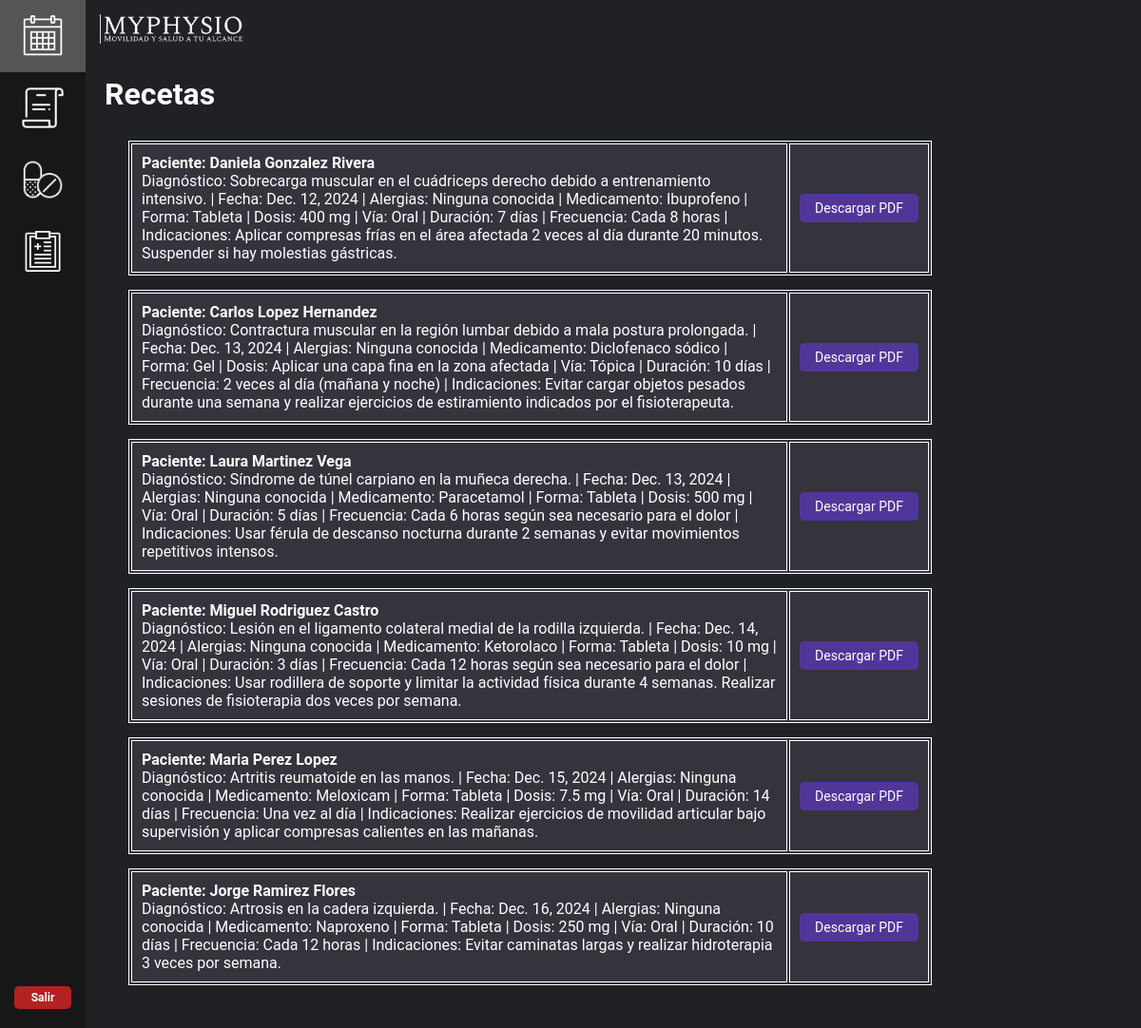
/recetaspa/, run on an earlier commit of the app's database.
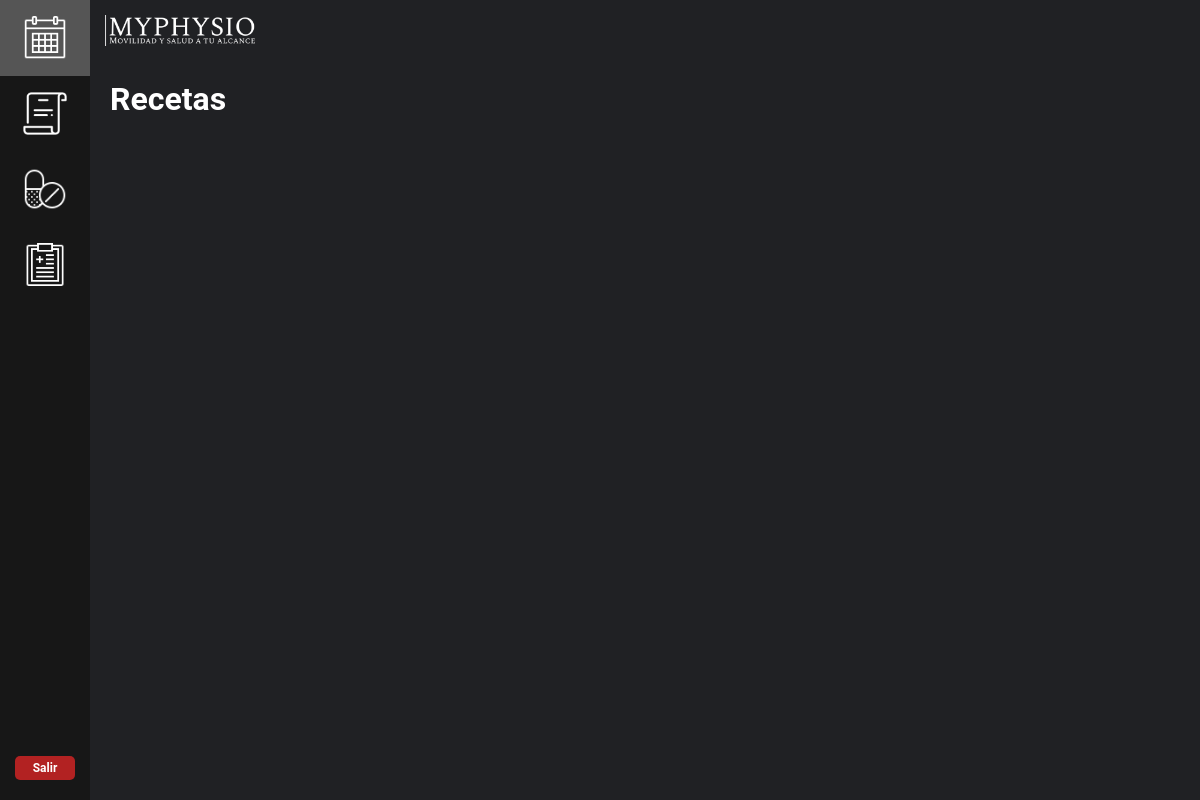
And on a later commit of the database.
### mainapp/models.py (models this page shows, shortened)
class Receta(models.Model):
    paciente = models.ForeignKey(Paciente, on_delete=models.CASCADE, blank=False, null=False)
    diagnostico = models.CharField(max_length=255)
    fecha = models.DateField()
    alergia = models.CharField(max_length=255)
    medicamento = models.CharField(max_length=255)
    forma = models.CharField(max_length=255)
    dosis = models.CharField(max_length=255)
    via = models.CharField(max_length=255)
    duracion = models.CharField(max_length=255)
    frecuencia = models.CharField(max_length=255)
    indicaciones = models.CharField(max_length=255)

class Paciente(models.Model):
    nombre = models.CharField(max_length=100)
    apellido_paterno = models.CharField(max_length=100)
    apellido_materno = models.CharField(max_length=100)
    edad = models.IntegerField(blank=True, null=True)
    fecha_nacimiento = models.DateField(blank=True, null=True)
    sexo = models.CharField(max_length=100, blank=True, null=True)
    direccion = models.CharField(max_length=100, blank=True, null=True)
    telefonoP = models.CharField(max_length=10,blank=True, null=True)
    emailP = models.EmailField(blank=True, null=True)
    sintomas = models.CharField(max_length=100, blank=True, null=True)
    frecuencia_dolor = models.CharField(max_length=255, blank=True, null=True)
    act_causante = models.CharField(max_length=100, blank=True, null=True)
    descripcion_dolor = models.CharField(max_length=100, blank=True, null=True)
    intensidad_dolor = models.CharField(max_length=100, blank=True, null=True)
    tratamiento = models.TextField(max_length=255, blank=True, null=True)
    lesiones = models.CharField(max_length=100, blank=True, null=True)
    condicion = models.CharField(max_length=100, blank=True, null=True)
    tratamientos_previos = models.TextField(max_length=255, blank=True, null=True)
    medicacion_actual = models.CharField(max_length=100, blank=True, null=True)
    peso = models.IntegerField(blank=True, null=True)
    altura = models.IntegerField(blank=True, null=True)
    rango_mov = models.IntegerField(blank=True, null=True)
    presion = models.CharField(max_length=100, blank=True, null=True)
    ocupacion = models.CharField(max_length=100, blank=True, null=True)
    act_fisica = models.CharField(max_length=100, blank=True, null=True)
    descanso = models.TextField(max_length=255, blank=True, null=True)
    alimentacion = models.TextField(max_length=255, blank=True, null=True)
    def __str__(self):
        return self.nombre + ' ' + self.apellido_paterno + ' ' + self.apellido_materno

### mainapp/views.py (the view)
# urls.py: path("recetaspa/", views.recetaspa, name="recetaspa"),
def recetaspa(request):
    info_receta = Receta.objects.all
    return render(request, "./recetaspa.html", {'all': info_receta})

### mainapp/templates/recetaspa.html (shortened to what this page needs)
{% extends "dashboard_homepa.html" %}
{% load static %}
{% block content %}
<h1 style="margin-top: 60px; color: white;">Recetas</h1>
<div class="container_recetas">
{% for item in all %}
    <div class="info_recetas">
        <table>
            <tr>
                <td>
                    <strong>Paciente: {{ item.paciente }}</strong> <br>
                    Diagnóstico: {{ item.diagnostico }} |
                    Fecha: {{ item.fecha }} |
                    Alergias: {{ item.alergia }} |
                    Medicamento: {{ item.medicamento }} |
                    Forma: {{ item.forma }} |
                    Dosis: {{ item.dosis }} |
                    Vía: {{ item.via }} |
                    Duración: {{ item.duracion }} |
                    Frecuencia: {{ item.frecuencia }} |
                    Indicaciones: {{ item.indicaciones }}
                </td>
                <td align="right">
                    <a href="{% url 'pdf_receta' item.id %}"> <button class="next-button download-button" type="button">Descargar PDF</button></a>
                </td>
            </tr>
        </table>
    </div>
{% endfor %}
</div>
{% endblock %}

What changed in the data, as far as the page shows it:
removed Receta: paciente "Daniela Gonzalez Rivera", diagnostico "Sobrecarga muscular en el cuádriceps derecho debido a entrenamiento intensivo.", fecha "Dec. 12, 2024", alergia "Ninguna conocida", medicamento "Ibuprofeno", forma "Tableta", dosis "400 mg", via "Oral", duracion "7 días", frecuencia "Cada 8 horas", indicaciones "Aplicar compresas frías en el área afectada 2 veces al día durante 20 minutos. Suspender si hay molestias gástricas."
removed Receta: paciente "Carlos Lopez Hernandez", diagnostico "Contractura muscular en la región lumbar debido a mala postura prolongada.", fecha "Dec. 13, 2024", alergia "Ninguna conocida", medicamento "Diclofenaco sódico", forma "Gel", dosis "Aplicar una capa fina en la zona afectada", via "Tópica", duracion "10 días", frecuencia "2 veces al día (mañana y noche)", indicaciones "Evitar cargar objetos pesados durante una semana y realizar ejercicios de estiramiento indicados por el fisioterapeuta."
removed Receta: paciente "Laura Martinez Vega", diagnostico "Síndrome de túnel carpiano en la muñeca derecha.", fecha "Dec. 13, 2024", alergia "Ninguna conocida", medicamento "Paracetamol", forma "Tableta", dosis "500 mg", via "Oral", duracion "5 días", frecuencia "Cada 6 horas según sea necesario para el dolor", indicaciones "Usar férula de descanso nocturna durante 2 semanas y evitar movimientos repetitivos intensos."
removed Receta: paciente "Miguel Rodriguez Castro", diagnostico "Lesión en el ligamento colateral medial de la rodilla izquierda.", fecha "Dec. 14, 2024", alergia "Ninguna conocida", medicamento "Ketorolaco", forma "Tableta", dosis "10 mg", via "Oral", duracion "3 días", frecuencia "Cada 12 horas según sea necesario para el dolor", indicaciones "Usar rodillera de soporte y limitar la actividad física durante 4 semanas. Realizar sesiones de fisioterapia dos veces por semana."
removed Receta: paciente "Maria Perez Lopez", diagnostico "Artritis reumatoide en las manos.", fecha "Dec. 15, 2024", alergia "Ninguna conocida", medicamento "Meloxicam", forma "Tableta", dosis "7.5 mg", via "Oral", duracion "14 días", frecuencia "Una vez al día", indicaciones "Realizar ejercicios de movilidad articular bajo supervisión y aplicar compresas calientes en las mañanas."
removed Receta: paciente "Jorge Ramirez Flores", diagnostico "Artrosis en la cadera izquierda.", fecha "Dec. 16, 2024", alergia "Ninguna conocida", medicamento "Naproxeno", forma "Tableta", dosis "250 mg", via "Oral", duracion "10 días", frecuencia "Cada 12 horas", indicaciones "Evitar caminatas largas y realizar hidroterapia 3 veces por semana."
